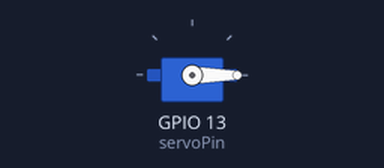
A sketch run on a simulated ESP32. On the bench: servo.

Above: at 0.05 s.
At 1.5 s:
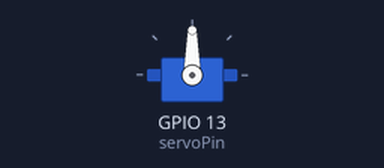
At 3.0 s:
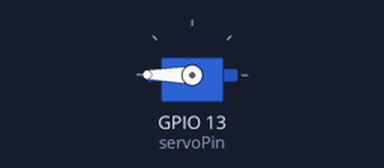
Timing chart, 0 to 6.9 s (numbered marks = the images above):
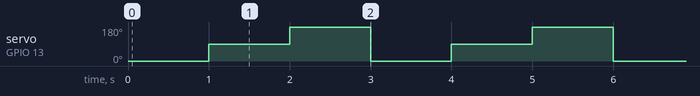

Measured:
- by itself, servo on GPIO 13 (servoPin): repeats every 3.0 s: 180° 1.0 s, 0° 1.0 s, 90° 1.0 s

The sketch:

use_servo.ino
```cpp
#include <ESP32Servo.h>

Servo servoMotor; // Khai báo một đối tượng servo

int servoPin = 13; // Chọn chân nối servo

void setup() {
  servoMotor.attach(servoPin); // Gắn servo vào chân
}

void loop() {
  // Điều chỉnh servo đến góc 0 độ
  servoMotor.write(0);
  delay(1000); // Chờ 1 giây

  // Điều chỉnh servo đến góc 90 độ
  servoMotor.write(90);
  delay(1000); // Chờ 1 giây

  // Điều chỉnh servo đến góc 180 độ
  servoMotor.write(180);
  delay(1000); // Chờ 1 giây
}
```
